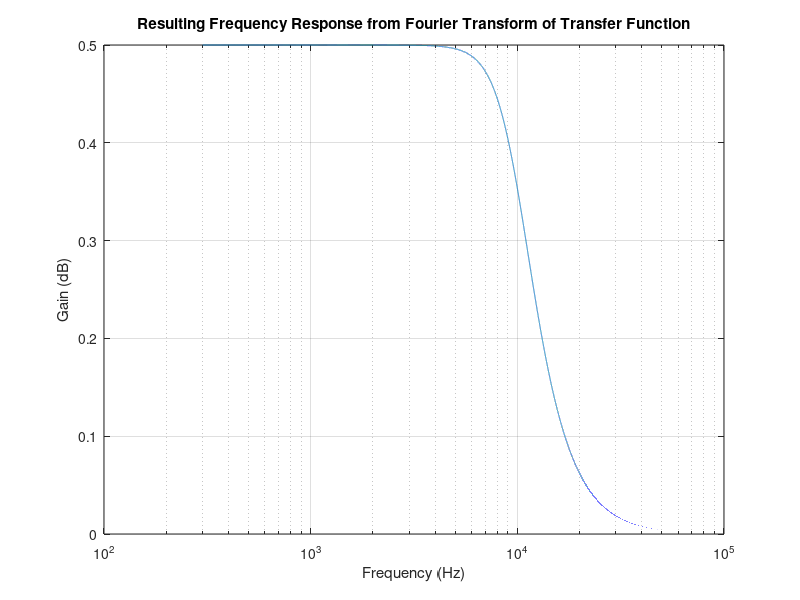

Write MATLAB code to recreate this figure.
%CLEAR WORKSPACE BEFORE RUNNING!
f = 300:1:60000;
x = 2*pi*f;
R = 10000;
C = 1 ./(0.000000003183.*x.*1i);
L = 0.1592.*x.*1i;
num = R.*C;
denom = (R^2)+(2.*R.*C)+(R.*L)+(C.*L)+(L.*L)+(R.*L)+(L.*C);
tran = num./denom;
norm = (real(tran)).^2;
comp = (imag(tran)).^2;
result = sqrt(norm + comp);
semilogx(f,result);
grid on;
title('Resulting Frequency Response from Fourier Transform of Transfer Function');
xlabel('Frequency (Hz)');
ylabel('Gain (dB)');